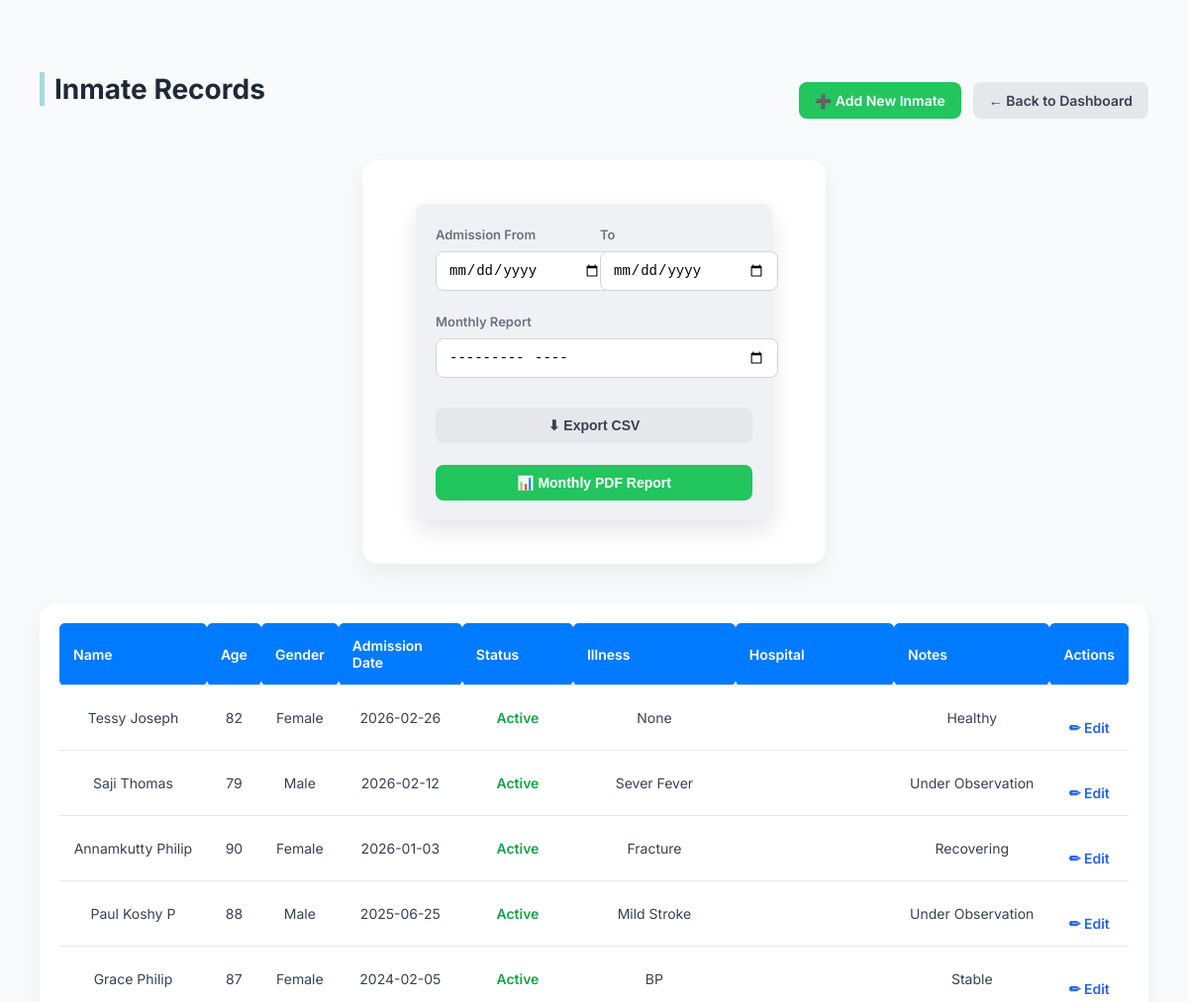
The page /admin/inmates (signed in, upper part) on the database as committed earlier.
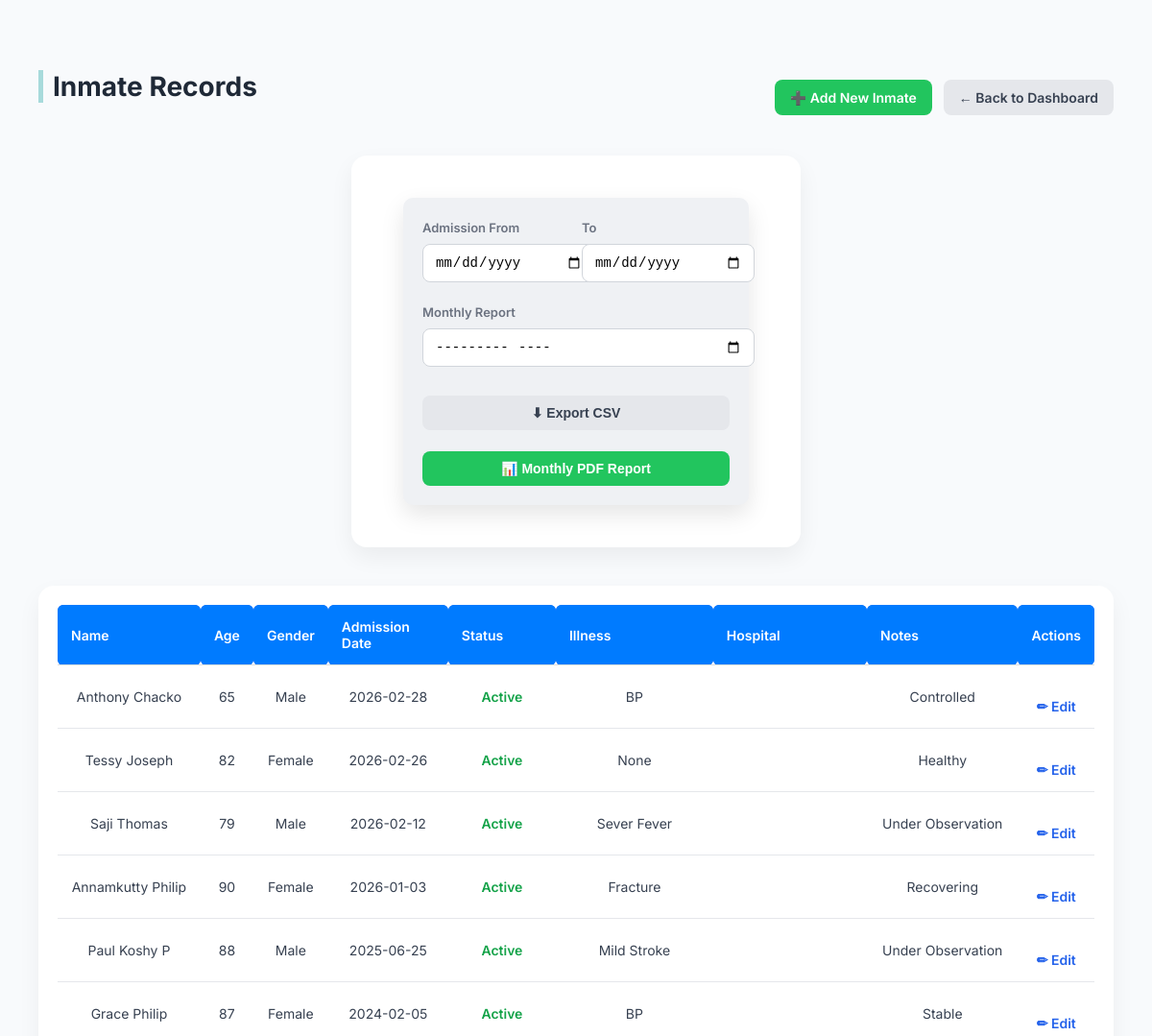
The same page on the database as committed later.
### tables this page shows
CREATE TABLE inmates(
        id INTEGER PRIMARY KEY AUTOINCREMENT,
        name TEXT,
        age INTEGER,
        gender TEXT,
        admission_date TEXT,
        status TEXT,
        illness TEXT,
        hospital_details TEXT,
        notes TEXT,
        date_of_death TEXT,
        previous_status TEXT,
        status_updated_date TEXT
    );

### app.py (the view)
@app.route("/admin/inmates")
def view_inmates():
    if "admin" not in session:
        return redirect("/")
    db = get_db()
    inmates = db.execute(
        "SELECT * FROM inmates ORDER BY admission_date DESC"
    ).fetchall()
    return render_template("inmates.html", inmates=inmates)

### app.py (called while the page is built)
def get_db():
    conn = sqlite3.connect(DB)
    conn.row_factory = sqlite3.Row
    return conn

### templates/inmates.html (shortened to what this page needs)
<!DOCTYPE html>
<html lang="en">
<head>
    <link rel="stylesheet" href="{{ url_for('static', filename='style.css') }}">
</head>
<body>
<div class="container">
    <div class="page-header">
        <h2>Inmate Records</h2>
        <div class="header-actions">
            <a href="/admin/inmates/add" class="action-btn">➕ Add New Inmate</a>
            <a href="/admin" class="action-btn secondary">← Back to Dashboard</a>
        </div>
    </div>
    <div class="filter-card">
        <form method="GET" class="filter-form">
            <div style="flex:1">
                <label>Admission From</label>
                <input type="date" name="from_date">
            </div>
            <div style="flex:1">
                <label>To</label>
                <input type="date" name="to_date">
            </div>
            <div style="flex:1">
                <label>Monthly Report</label>
                <input type="month" name="month">
            </div>
            <button formaction="/admin/export/inmates/csv" class="action-btn secondary">
                ⬇ Export CSV
            </button>
            <button formaction="/admin/export/monthly-report/pdf" class="action-btn">
                📊 Monthly PDF Report
            </button>
        </form>
    </div>
    <div class="table-wrapper">
        <table class="inmate-table">
            <thead>
                <tr>
                    <th>Name</th>
                    <th>Age</th>
                    <th>Gender</th>
                    <th>Admission Date</th>
                    <th>Status</th>
                    <th>Illness</th>
                    <th>Hospital</th>
                    <th>Notes</th>
                    <th>Actions</th>
                </tr>
            </thead>
            <tbody>
            {% for inmate in inmates %}
                <tr>
                    <td>{{ inmate['name'] }}</td>
                    <td>{{ inmate['age'] }}</td>
                    <td>{{ inmate['gender'] }}</td>
                    <td>{{ inmate['admission_date'] }}</td>
                    <td>
                        {% if inmate['status'] == 'Active' %}
                            <span style="color:#16a34a; font-weight:600;">Active</span>
                        {% elif inmate['status'] == 'Discharged' %}
                            <span style="color:#f59e0b; font-weight:600;">Discharged</span>
                        {% elif inmate['status'] == 'Hospitalized' %}
                            <span style="color:#2563eb; font-weight:600;">Hospitalized</span>
                        {% else %}
                            <span style="color:#dc2626; font-weight:600;">Deceased</span>
                        {% endif %}
                    </td>
                    <td>{{ inmate['illness'] }}</td>
                    <td>{{ inmate['hospital_details'] }}</td>
                    <td>{{ inmate['notes'] }}</td>
                    <td>
                        <a href="/admin/edit-inmate/{{ inmate['id'] }}" class="edit-btn">
                            ✏ Edit
                        </a>
                    </td>
                </tr>
            {% endfor %}
            </tbody>
        </table>
    </div>
</div>
</body>
</html>

Rows that differ between the two databases and show on the page:
added inmates: name "Anthony Chacko", age "65", gender "Male", admission_date "2026-02-28", status "Active", illness "BP", notes "Controlled"
